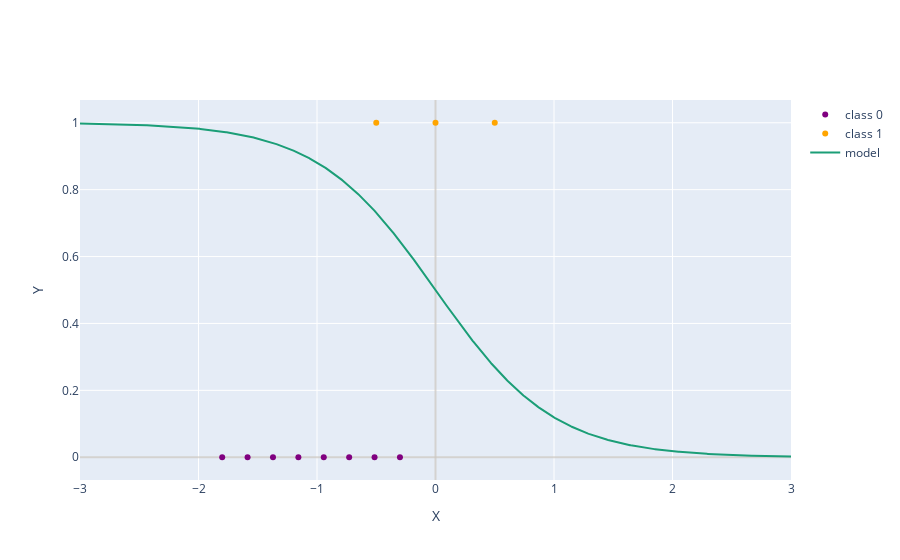

Notebook source saved alongside this figure:
### Code cell
data.generate_plot()

### Figure 1 — Plotly figure (JSON) as saved in the notebook; plotly's stock layout.template omitted (floating-point values rounded to 4 significant figures; data arrays with more than 128 entries replaced by an {"elided": "..."} marker saying what was removed)
{"data": [{"marker": {"color": "purple"}, "mode": "markers", "name": "class 0", "type": "scatter", "x": [-1.8, -1.586, -1.371, -1.157, -0.9429, -0.7286, -0.5143, -0.3], "y": [0, 0, 0, 0, 0, 0, 0, 0]}, {"marker": {"color": "orange"}, "mode": "markers", "name": "class 1", "type": "scatter", "x": [-0.5, 0, 0.5], "y": [1, 1, 1]}, {"line": {"color": "rgb(27,158,119)"}, "mode": "lines", "name": "model", "type": "scatter", "x": {"elided": "1000 float values"}, "y": {"elided": "1000 float values"}}], "layout": {"xaxis": {"title": {"text": "X"}, "zeroline": true, "zerolinecolor": "rgba(205, 200, 193, 0.7)", "zerolinewidth": 2}, "yaxis": {"title": {"text": "Y"}, "zeroline": true, "zerolinecolor": "rgba(205, 200, 193, 0.7)", "zerolinewidth": 2}}}
